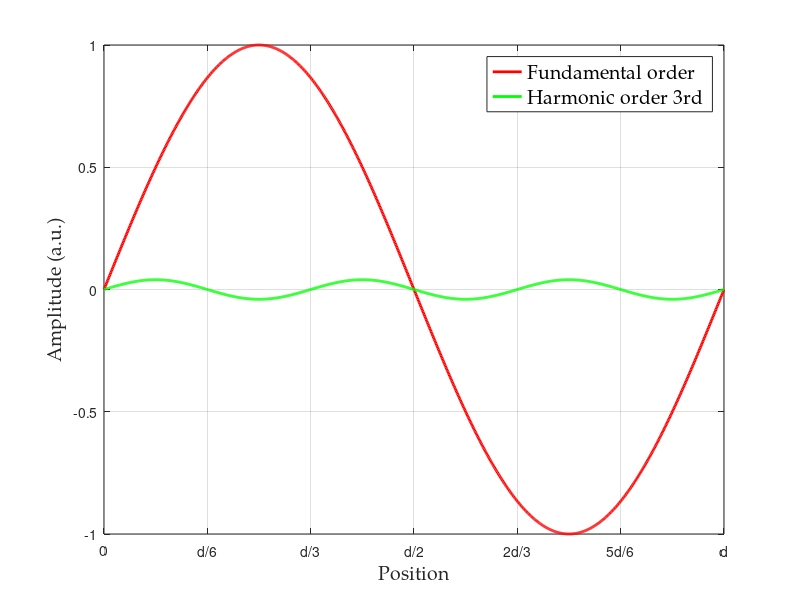

The MATLAB source for this figure:
clc; clear; close all;

% 创建正弦信号
t = linspace(0, 2*pi, 1000);  % 从0到2π
y = sin(t);  % 周期为2π的正弦信号
yy = 0.04*sin(3*t);  % 周期为2π的正弦信号

% 绘制图形
figure;
plot(t, y, 'r-', 'LineWidth', 2);
hold on;
plot(t, yy, 'g-', 'LineWidth', 2)
grid on;

% 设置自定义横坐标刻度
d = 2*pi;
xticks(0:d/6:d);  % 从0到d，步长为d/6

% 生成对应的标签
xtick_labels = {'0', 'd/6', 'd/3', 'd/2', '2d/3', '5d/6', 'd'};
xticklabels(xtick_labels);


xlim([0, 2*pi]);
% 设置坐标轴标签
xlabel('Position','FontName','Palatino Linotype', 'FontSize', 14);     % 纵坐标标签
ylabel('Amplitude (a.u.)','FontName','Palatino Linotype', 'FontSize', 14);     % 纵坐标标签
%title('Sinusoidal Signal with Period 2π');
legend('Fundamental order', 'Harmonic order 3rd','FontName','Palatino Linotype', 'FontSize', 14)
% 添加网格和美化图形
grid on;
%set(gca, 'FontSize', 12);
exportgraphics(gcf, 'figure10a.png', 'Resolution', 1200); 